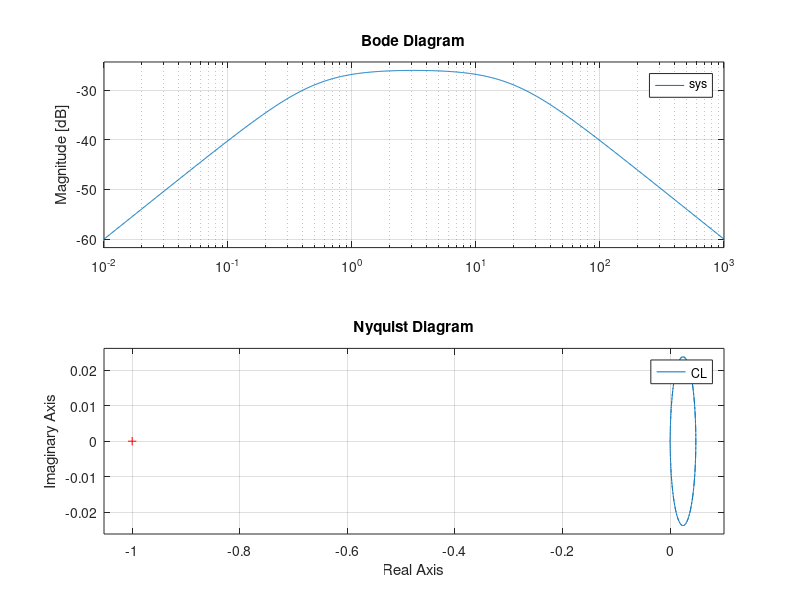

MATLAB code for this plot:
num = [0 1 0];
den = [1 20 10]
sys = tf(num,den)
bode(sys)
OL = sys*1
F  = 1;
CL = feedback(OL,F,-1);
nyquist(CL);